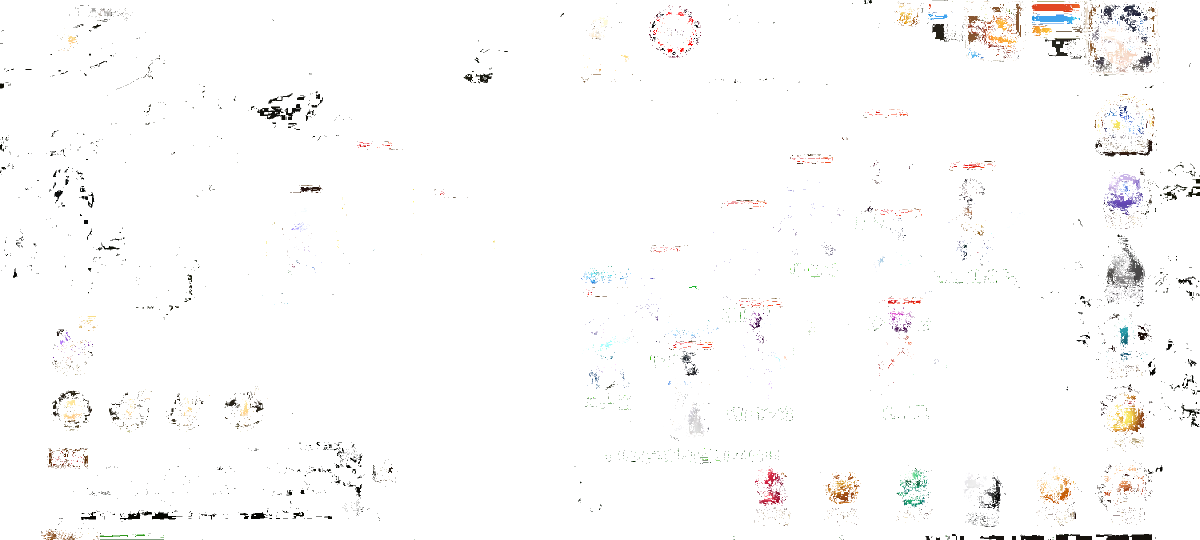
#> input picture build/extraResources/python/resource/toumingtu.png, 2400 x 1080 px (shown at 1/2 size)
$ python -i bianyun.py   (imports and definitions only)
#> lines starting #> are read from the running program, lines starting #| are printed output that depends on the picture; after the words box and inside, x2 and y2 are one past the last pixel; in counts of white or black regions, pixels touching at a corner belong together
#> in process_single_image, current_image is the input picture: PIL image 2400x1080 RGBA; mean R, G, B, A 2.6, 2.1, 1.7, 6.2
# 轮廓检测透明图制作
# 使用轮廓检测算法处理图片，对比轮廓不同的设置为透明，相同的保留
# IMAGE_DIR 需要处理的源图片文件夹
# resultPath 处理后的图片, 如果文件不存在则创建,如果存在就作为上次的结果继续处理
# CROP_CONFIG 源图片裁剪配置

import os
import time
import glob
import cv2
import numpy as np
from PIL import Image
from index import 截图

# 配置路径
BASE_DIR = os.path.dirname(os.path.abspath(__file__))
# 源图片文件夹路径（存放所有需要处理的截图）
IMAGE_DIR = os.path.join(BASE_DIR, './cache')
RESULT_PATH = os.path.join(BASE_DIR, './cache/bianyun.png')

# 支持的图片扩展名
IMAGE_EXTENSIONS = ['*.png', '*.jpg', '*.jpeg', '*.bmp', '*.gif']

# 源图片裁剪配置
CROP_CONFIG = {
    'enabled': False,  # 是否启用裁剪,让配置生效
    'x': 118,  # 裁剪的x坐标
    'y': 1028,  # 裁剪的y坐标
    'w': 94,  # 裁剪的宽度
    'h': 31  # 裁剪的高度
}

# 轮廓检测参数
CONTOUR_CONFIG = {
    'blur_kernel': 5,        # 高斯模糊核大小（必须是奇数）
    'threshold': 127,        # 二值化阈值
    'thickness': 1,          # 轮廓线条粗细 (1=细线, -1=填充)
    'mode': cv2.RETR_TREE,   # 轮廓检索模式
    'method': cv2.CHAIN_APPROX_SIMPLE  # 轮廓近似方法
}

base_image = None
base_contours = None  # 基准图片的轮廓检测结果（二值图）
is_processing = False
# 记录每个文件的最后修改时间
file_mtimes = {}


# [12 lines left out: function get_image_files, not called in this run]


def detect_contours(image):
    """
    对图片进行轮廓检测
    参数:
        image: PIL Image对象 (RGBA模式)
    返回:
        轮廓检测结果 (numpy array, 二值图，255=轮廓，0=非轮廓)
    """
    # 将PIL Image转换为numpy array
    img_array = np.array(image)

    # 转换为BGR格式（OpenCV使用BGR）
    if img_array.shape[2] == 4:
        img_bgr = cv2.cvtColor(img_array, cv2.COLOR_RGBA2BGR)
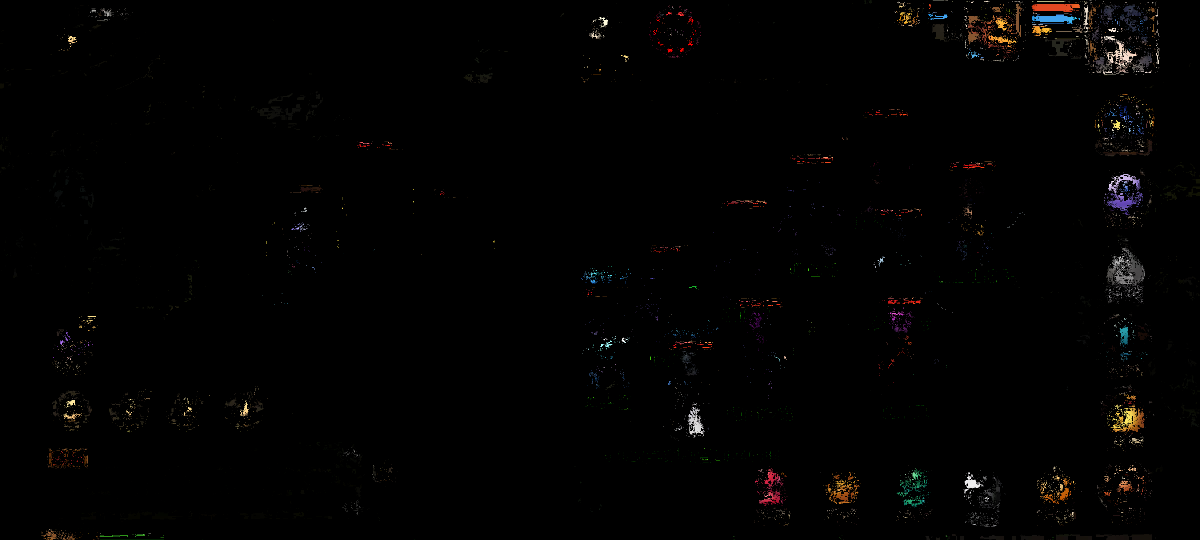
#> img_bgr: shape (1080, 2400, 3) (shown at 1/2 size); mean B, G, R 1.7, 2.1, 2.6
    else:
        img_bgr = cv2.cvtColor(img_array, cv2.COLOR_RGB2BGR)

    # 转换为灰度图
    gray = cv2.cvtColor(img_bgr, cv2.COLOR_BGR2GRAY)

    # 高斯模糊去噪
    blurred = cv2.GaussianBlur(gray, (CONTOUR_CONFIG['blur_kernel'], CONTOUR_CONFIG['blur_kernel']), 0)

    # 二值化
    _, binary = cv2.threshold(blurred, CONTOUR_CONFIG['threshold'], 255, cv2.THRESH_BINARY)
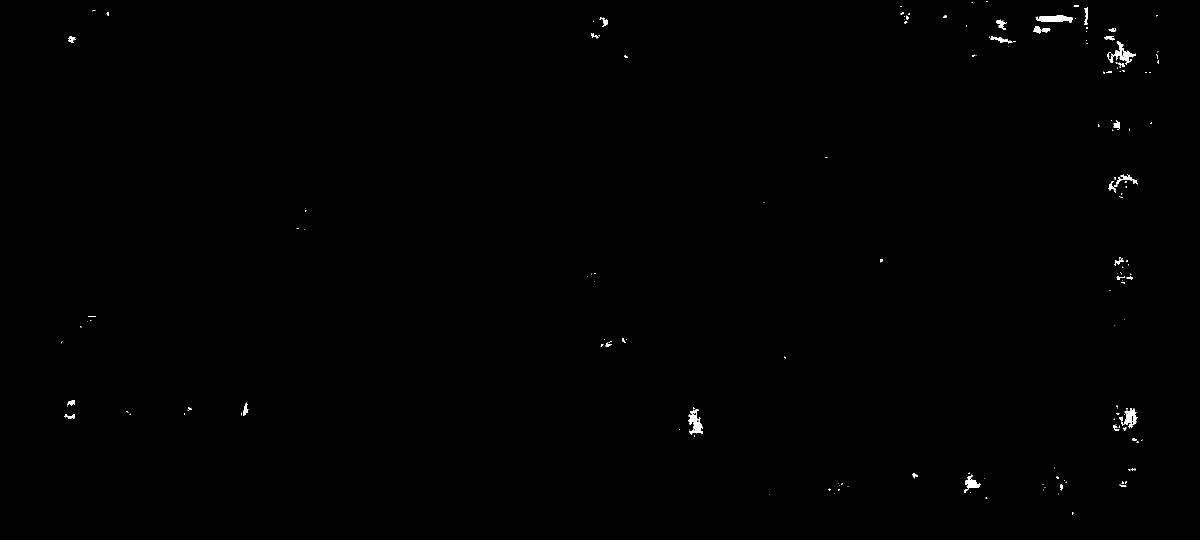
#> binary: shape (1080, 2400) (shown at 1/2 size); 0.28% white; 169 white regions (123 under 20 px)

    # 查找轮廓
    contours, _ = cv2.findContours(binary, CONTOUR_CONFIG['mode'], CONTOUR_CONFIG['method'])
#> contours = 178 contours, 142 with area under 20; largest, box (x1, y1, x2, y2) and area: (1377, 819, 1406, 869) 678, (2071, 31, 2146, 45) 592, (2222, 82, 2272, 129) 584, (2242, 817, 2276, 857) 544, (1929, 949, 1962, 986) 394

    # 创建空白图像，绘制轮廓
    contour_image = np.zeros_like(gray)
    cv2.drawContours(contour_image, contours, -1, 255, CONTOUR_CONFIG['thickness'])
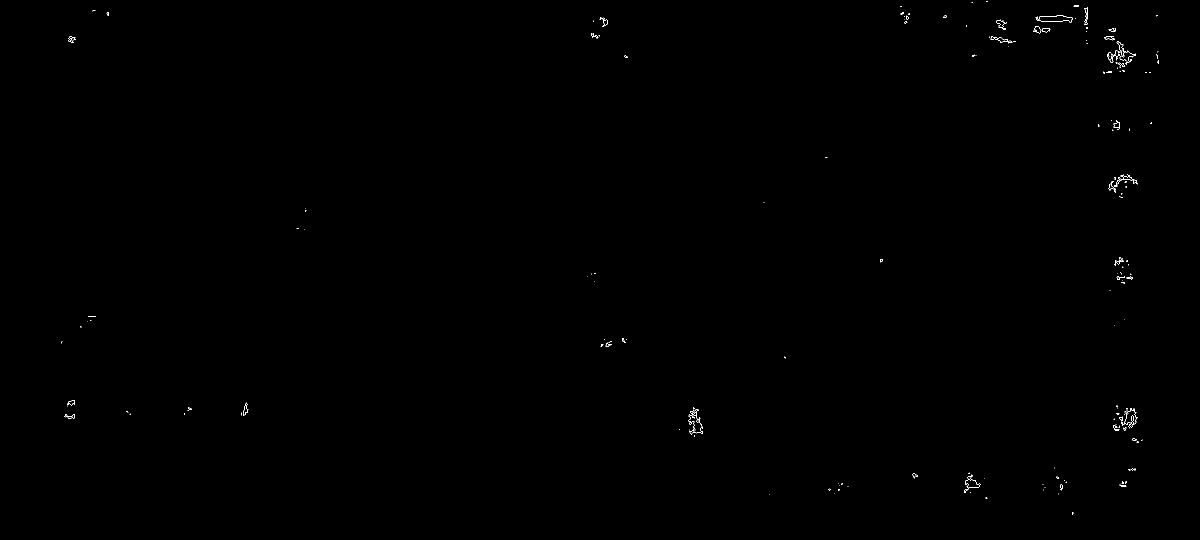
#> contour_image: shape (1080, 2400) (shown at 1/2 size); 0.13% white in thin lines or dots, all inside (x1, y1, x2, y2) = (122, 2, 2318, 1030)

    return contour_image


def apply_contour_mask(image, contours):
    """
    对图片应用轮廓遮罩：二值化处理
    - 轮廓部分设为白色（255, 255, 255, 255）
    - 非轮廓部分设为透明（0, 0, 0, 0）
    参数:
        image: PIL Image对象 (RGBA模式)，会被直接修改
        contours: 轮廓检测结果 (numpy array, 二值图，255=轮廓，0=非轮廓)
    """
    width, height = image.size
#> width = 2400; height = 1080
    pixels = image.load()

    contour_count = 0
    transparent_count = 0

    for x in range(width):
        for y in range(height):
            # contours 是 (height, width) 格式
            contour_val = contours[y, x]

            if contour_val > 0:
                # 是轮廓，设为白色
                pixels[x, y] = (255, 255, 255, 255)
                contour_count += 1
            else:
                # 非轮廓，设为透明
                pixels[x, y] = (0, 0, 0, 0)
                transparent_count += 1
#> after the loop, contour_count = 3254; transparent_count = 2588746

    print(f'轮廓处理完成：{contour_count} 个轮廓像素（白色），{transparent_count} 个非轮廓像素（透明）')
#| 轮廓处理完成：3254 个轮廓像素（白色），2588746 个非轮廓像素（透明）


def process_single_image(image_path):
    """处理单张图片"""
    global base_image, base_contours, file_mtimes

    try:
        # 检查文件修改时间，避免重复处理同一张图片
        stats = os.stat(image_path)
        current_mtime = stats.st_mtime

        if image_path in file_mtimes and current_mtime == file_mtimes[image_path]:
            # 文件未更新，跳过
            return False

        # 读取当前图片
        try:
            current_image = Image.open(image_path).convert("RGBA")
        except IOError:
            # 可能文件正在写入中，读取失败
            return False

        # 如果启用了裁剪，先对图片进行裁剪
        if CROP_CONFIG['enabled']:
            box = (
                CROP_CONFIG['x'],
                CROP_CONFIG['y'],
                CROP_CONFIG['x'] + CROP_CONFIG['w'],
                CROP_CONFIG['y'] + CROP_CONFIG['h']
            )
            current_image = current_image.crop(box)

        file_mtimes[image_path] = current_mtime

        # 对当前图片进行轮廓检测
        current_contours = detect_contours(current_image)

        if base_image is None:
            if os.path.exists(RESULT_PATH):
                print('发现 bianyun.png，将其作为基准图片')
                try:
                    base_image = Image.open(RESULT_PATH).convert("RGBA")
                    base_contours = detect_contours(base_image)
                except IOError:
                    # 如果读取失败，可能文件损坏，重新开始
                    base_image = current_image.copy()
                    base_contours = current_contours.copy()
                    # 对第一张图片进行轮廓处理
                    apply_contour_mask(base_image, base_contours)
                    print('读取基准图片失败，已使用当前图片重新初始化（已应用轮廓处理）')
                    base_image.save(RESULT_PATH)
                    return True
            else:
                # 第一张图片，作为基准，同时进行轮廓处理
                base_image = current_image.copy()
                base_contours = current_contours.copy()
                # 对第一张图片进行轮廓处理：非轮廓部分设为透明
                apply_contour_mask(base_image, base_contours)
                print(f'已使用 {os.path.basename(image_path)} 初始化基准图片（已应用轮廓处理）')
                base_image.save(RESULT_PATH)
                return True

        # 确保尺寸一致
        if base_image.size != current_image.size:
            print(f'图片 {os.path.basename(image_path)} 尺寸不一致，跳过')
            return False

        width, height = base_image.size
        # 获取像素数据以便读写
        base_pixels = base_image.load()

        diff_count = 0
        keep_count = 0

        # 遍历所有像素，比较轮廓检测结果
        for x in range(width):
            for y in range(height):
                # 获取基准图片像素的alpha值
                r1, g1, b1, a1 = base_pixels[x, y]

                # 如果基准图片这个点已经是透明的，就不用比了
                if a1 == 0:
                    continue

                # 获取轮廓检测结果（0表示非轮廓，255表示轮廓）
                base_contour_val = base_contours[y, x]
                current_contour_val = current_contours[y, x]

                # 比较轮廓是否相同
                # 基准是轮廓(255)，当前也是轮廓(255) -> 相同，保留
                # 基准是轮廓(255)，当前不是轮廓(0) -> 不同，设为透明
                if base_contour_val == current_contour_val:
                    # 相同，保留（不做任何操作）
                    keep_count += 1
                else:
                    # 不同，设置为透明
                    base_pixels[x, y] = (0, 0, 0, 0)
                    # 同时更新 base_contours，标记该位置已被移除
                    base_contours[y, x] = 0
                    diff_count += 1

        if diff_count > 0:
            print(f'[{os.path.basename(image_path)}] 保留 {keep_count} 个相同像素，移除 {diff_count} 个不同像素')
            return True

        return False

    except Exception as err:
        print(f'处理 {os.path.basename(image_path)} 出错: {err}')
        import traceback
        traceback.print_exc()
        return False


# [35 lines left out: function process_all_images, not called in this run]


# [12 lines not run here, left out]

>>> result = process_single_image('toumingtu.png')
